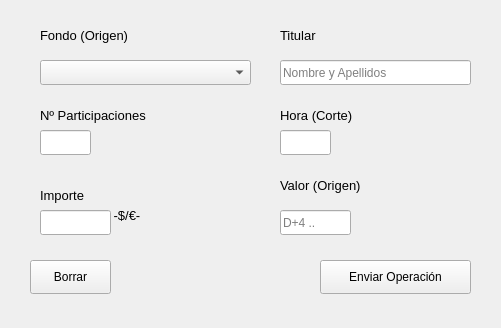
<?xml version="1.0" encoding="UTF-8"?>
<ui version="4.0">
 <class>MainWindow</class>
 <widget class="QMainWindow" name="MainWindow">
  <property name="geometry">
   <rect>
    <x>0</x>
    <y>0</y>
    <width>501</width>
    <height>328</height>
   </rect>
  </property>
  <property name="windowTitle">
   <string>Menú de Operaciones</string>
  </property>
  <property name="windowIcon">
   <iconset>
    <normaloff>../../../logo.ico</normaloff>../../../logo.ico</iconset>
  </property>
  <widget class="QWidget" name="centralwidget">
   <widget class="QLabel" name="labelOrigen">
    <property name="geometry">
     <rect>
      <x>40</x>
      <y>20</y>
      <width>141</width>
      <height>31</height>
     </rect>
    </property>
    <property name="font">
     <font>
      <pointsize>10</pointsize>
     </font>
    </property>
    <property name="text">
     <string>Fondo (Origen)</string>
    </property>
   </widget>
   <widget class="QComboBox" name="cbOrigen">
    <property name="geometry">
     <rect>
      <x>40</x>
      <y>60</y>
      <width>211</width>
      <height>25</height>
     </rect>
    </property>
   </widget>
   <widget class="QLineEdit" name="tfTitular">
    <property name="geometry">
     <rect>
      <x>280</x>
      <y>60</y>
      <width>191</width>
      <height>25</height>
     </rect>
    </property>
    <property name="placeholderText">
     <string>Nombre y Apellidos</string>
    </property>
   </widget>
   <widget class="QLabel" name="labelOrigen_2">
    <property name="geometry">
     <rect>
      <x>280</x>
      <y>20</y>
      <width>121</width>
      <height>31</height>
     </rect>
    </property>
    <property name="font">
     <font>
      <pointsize>10</pointsize>
     </font>
    </property>
    <property name="text">
     <string>Titular</string>
    </property>
   </widget>
   <widget class="QLabel" name="labelOrigen_3">
    <property name="geometry">
     <rect>
      <x>40</x>
      <y>100</y>
      <width>171</width>
      <height>31</height>
     </rect>
    </property>
    <property name="font">
     <font>
      <pointsize>10</pointsize>
     </font>
    </property>
    <property name="text">
     <string>Nº Participaciones</string>
    </property>
   </widget>
   <widget class="QLineEdit" name="tfParticipaciones">
    <property name="geometry">
     <rect>
      <x>40</x>
      <y>130</y>
      <width>51</width>
      <height>25</height>
     </rect>
    </property>
   </widget>
   <widget class="QLabel" name="labelOrigen_4">
    <property name="geometry">
     <rect>
      <x>40</x>
      <y>180</y>
      <width>81</width>
      <height>31</height>
     </rect>
    </property>
    <property name="font">
     <font>
      <pointsize>10</pointsize>
     </font>
    </property>
    <property name="text">
     <string>Importe</string>
    </property>
   </widget>
   <widget class="QLineEdit" name="tfImporte">
    <property name="geometry">
     <rect>
      <x>40</x>
      <y>210</y>
      <width>71</width>
      <height>25</height>
     </rect>
    </property>
   </widget>
   <widget class="QLabel" name="labelOrigen_5">
    <property name="geometry">
     <rect>
      <x>110</x>
      <y>200</y>
      <width>111</width>
      <height>31</height>
     </rect>
    </property>
    <property name="font">
     <font>
      <pointsize>10</pointsize>
     </font>
    </property>
    <property name="text">
     <string> -$/€-</string>
    </property>
   </widget>
   <widget class="QLabel" name="labelOrigen_6">
    <property name="geometry">
     <rect>
      <x>280</x>
      <y>170</y>
      <width>131</width>
      <height>31</height>
     </rect>
    </property>
    <property name="font">
     <font>
      <pointsize>10</pointsize>
     </font>
    </property>
    <property name="text">
     <string>Valor (Origen)</string>
    </property>
   </widget>
   <widget class="QLineEdit" name="tfValorOrigen">
    <property name="geometry">
     <rect>
      <x>280</x>
      <y>210</y>
      <width>71</width>
      <height>25</height>
     </rect>
    </property>
    <property name="placeholderText">
     <string>D+4 ..</string>
    </property>
   </widget>
   <widget class="QLabel" name="labelOrigen_8">
    <property name="geometry">
     <rect>
      <x>280</x>
      <y>100</y>
      <width>171</width>
      <height>31</height>
     </rect>
    </property>
    <property name="font">
     <font>
      <pointsize>10</pointsize>
     </font>
    </property>
    <property name="text">
     <string>Hora (Corte)</string>
    </property>
   </widget>
   <widget class="QLineEdit" name="tfHoraCorte">
    <property name="geometry">
     <rect>
      <x>280</x>
      <y>130</y>
      <width>51</width>
      <height>25</height>
     </rect>
    </property>
   </widget>
   <widget class="QPushButton" name="buttonBorrar">
    <property name="geometry">
     <rect>
      <x>30</x>
      <y>260</y>
      <width>81</width>
      <height>34</height>
     </rect>
    </property>
    <property name="text">
     <string>Borrar</string>
    </property>
   </widget>
   <widget class="QPushButton" name="buttonEnviar">
    <property name="geometry">
     <rect>
      <x>320</x>
      <y>260</y>
      <width>151</width>
      <height>34</height>
     </rect>
    </property>
    <property name="text">
     <string>Enviar Operación</string>
    </property>
   </widget>
  </widget>
 </widget>
 <resources/>
 <connections>
  <connection>
   <sender>buttonBorrar</sender>
   <signal>clicked()</signal>
   <receiver>tfImporte</receiver>
   <slot>clear()</slot>
   <hints>
    <hint type="sourcelabel">
     <x>69</x>
     <y>344</y>
    </hint>
    <hint type="destinationlabel">
     <x>53</x>
     <y>213</y>
    </hint>
   </hints>
  </connection>
  <connection>
   <sender>buttonBorrar</sender>
   <signal>clicked()</signal>
   <receiver>tfParticipaciones</receiver>
   <slot>clear()</slot>
   <hints>
    <hint type="sourcelabel">
     <x>91</x>
     <y>342</y>
    </hint>
    <hint type="destinationlabel">
     <x>57</x>
     <y>140</y>
    </hint>
   </hints>
  </connection>
  <connection>
   <sender>buttonBorrar</sender>
   <signal>clicked()</signal>
   <receiver>tfHoraCorte</receiver>
   <slot>clear()</slot>
   <hints>
    <hint type="sourcelabel">
     <x>87</x>
     <y>343</y>
    </hint>
    <hint type="destinationlabel">
     <x>260</x>
     <y>145</y>
    </hint>
   </hints>
  </connection>
  <connection>
   <sender>buttonBorrar</sender>
   <signal>clicked()</signal>
   <receiver>tfValorOrigen</receiver>
   <slot>clear()</slot>
   <hints>
    <hint type="sourcelabel">
     <x>112</x>
     <y>338</y>
    </hint>
    <hint type="destinationlabel">
     <x>106</x>
     <y>286</y>
    </hint>
   </hints>
  </connection>
  <connection>
   <sender>buttonBorrar</sender>
   <signal>clicked()</signal>
   <receiver>tfTitular</receiver>
   <slot>clear()</slot>
   <hints>
    <hint type="sourcelabel">
     <x>74</x>
     <y>331</y>
    </hint>
    <hint type="destinationlabel">
     <x>310</x>
     <y>65</y>
    </hint>
   </hints>
  </connection>
 </connections>
</ui>
